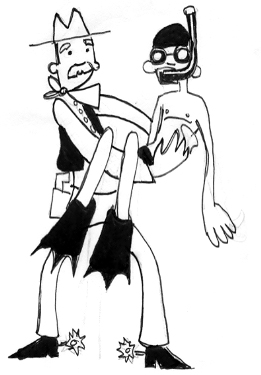
#> input picture stimuli/characters/transitive/f_03.jpg, 261 x 375 px; its folder holds 4 pictures in this run
$ python create-fillers.py
#> lines starting #> are read from the running program, lines starting #| are printed output that depends on the picture
import sys, argparse, os
from PIL import Image, ImageOps, ImageDraw, ImageFont
import random

transitivities = ['transitive', 'intransitive']

# [5 lines left out: function make_or_append, not called in this run]

def create_grid(scene, padding = 20):
    max_width = max(image[0].width for image in scene)
    max_height = max(image[0].height for image in scene)

    for j, image in enumerate(scene):
        scene[j][0] = image[0].resize((max_width, max_height), Image.Resampling.LANCZOS)

    grid = Image.new("RGB", (4 * padding + 2 * max_width + 1, 4 * padding + 2 * max_height + 1), 'white')

    x = 0
    y = 0

    for image in scene:
        grid.paste(image[0], (x + padding, y + padding))
        x += max_width + 2 * padding + 1
        if x >= grid.width:
            x = 0
            y += max_height + 2 * padding + 1

    return grid

# [28 lines left out: function draw_lines, not called in this run]


def make_transitive_grid():
    images = []

    for file in os.listdir(f'../characters/transitive/'):
        if not file.endswith('.jpg'):
            continue
        images.append([Image.open(f'../characters/transitive/{file}'), file[:-4]])

    random.shuffle(images)

    all_scenes = [images[i * 4 : (i + 1) * 4] for i in range(len(images) // 4)]

    for i, scene in enumerate(all_scenes):
        # scene = [[img, verb], [img, verb], [img, verb], [img, verb]]
        random.shuffle(scene)

        listener_grid = create_grid(scene)

        random.shuffle(scene)

        target = random.randrange(4)
        scene[target][0] = ImageOps.expand(scene[target][0], border=5, fill='red')
        verb = scene[target][1].split('-')[1]
        title = scene[target][1]

        speaker_grid = create_grid(scene)

        speaker = draw_lines(speaker_grid, verb = verb, text = True)
        listener = draw_lines(listener_grid)

        speaker.save(f'transitive/speaker/{title}.pdf')
        listener.save(f'transitive/listener/{title}.pdf')
#> this loop made 1 pass
#> pass 1, in make_transitive_grid, `listener_grid = create_grid(scene)`:
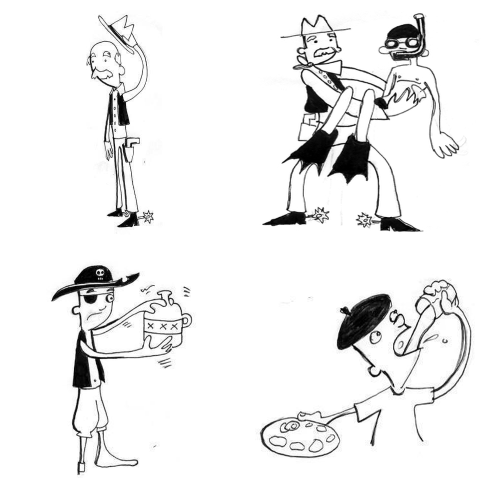
#> listener_grid: PIL image 981x981 RGB (shown at 1/2 size); min 0, max 255, mean 238.4

# [42 lines left out: function make_intransitive_grid, not called in this run]


#> (the run stopped early here; a loop or call above may not have finished)
